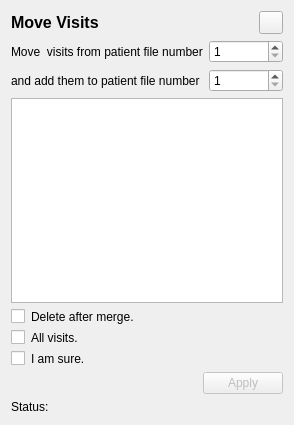
<?xml version="1.0" encoding="UTF-8"?>
<ui version="4.0">
 <class>MergeDlg</class>
 <widget class="QDialog" name="MergeDlg">
  <property name="geometry">
   <rect>
    <x>0</x>
    <y>0</y>
    <width>294</width>
    <height>425</height>
   </rect>
  </property>
  <property name="windowTitle">
   <string>Dialog</string>
  </property>
  <layout class="QGridLayout" name="gridLayout_2">
   <item row="0" column="0">
    <layout class="QHBoxLayout" name="horizontalLayout_4">
     <item>
      <widget class="QLabel" name="label_3">
       <property name="text">
        <string>&lt;html&gt;&lt;head/&gt;&lt;body&gt;&lt;p&gt;&lt;span style=&quot; font-size:12pt; font-weight:600;&quot;&gt;Move Visits&lt;/span&gt;&lt;/p&gt;&lt;/body&gt;&lt;/html&gt;</string>
       </property>
      </widget>
     </item>
     <item>
      <spacer name="horizontalSpacer_6">
       <property name="orientation">
        <enum>Qt::Horizontal</enum>
       </property>
       <property name="sizeHint" stdset="0">
        <size>
         <width>40</width>
         <height>20</height>
        </size>
       </property>
      </spacer>
     </item>
     <item>
      <widget class="QToolButton" name="closeButton">
       <property name="text">
        <string/>
       </property>
      </widget>
     </item>
    </layout>
   </item>
   <item row="1" column="0">
    <layout class="QGridLayout" name="gridLayout">
     <item row="0" column="0" colspan="2">
      <widget class="QLabel" name="label">
       <property name="text">
        <string>Move  visits from patient file number</string>
       </property>
      </widget>
     </item>
     <item row="0" column="2">
      <widget class="QSpinBox" name="fromID">
       <property name="minimum">
        <number>1</number>
       </property>
       <property name="maximum">
        <number>99999999</number>
       </property>
      </widget>
     </item>
     <item row="1" column="2">
      <widget class="QSpinBox" name="toID">
       <property name="minimum">
        <number>1</number>
       </property>
       <property name="maximum">
        <number>99999999</number>
       </property>
      </widget>
     </item>
     <item row="1" column="0" colspan="2">
      <widget class="QLabel" name="label_2">
       <property name="text">
        <string>and add them to patient file number </string>
       </property>
      </widget>
     </item>
    </layout>
   </item>
   <item row="2" column="0">
    <widget class="QListWidget" name="visits">
     <property name="editTriggers">
      <set>QAbstractItemView::NoEditTriggers</set>
     </property>
     <property name="alternatingRowColors">
      <bool>true</bool>
     </property>
     <property name="selectionMode">
      <enum>QAbstractItemView::MultiSelection</enum>
     </property>
     <property name="selectionBehavior">
      <enum>QAbstractItemView::SelectRows</enum>
     </property>
     <property name="selectionRectVisible">
      <bool>true</bool>
     </property>
    </widget>
   </item>
   <item row="3" column="0">
    <layout class="QHBoxLayout" name="horizontalLayout_6">
     <item>
      <widget class="Switch" name="cb_delorigin">
       <property name="sizePolicy">
        <sizepolicy hsizetype="Fixed" vsizetype="Fixed">
         <horstretch>0</horstretch>
         <verstretch>0</verstretch>
        </sizepolicy>
       </property>
       <property name="text">
        <string/>
       </property>
      </widget>
     </item>
     <item>
      <widget class="QLabel" name="label_5">
       <property name="text">
        <string>Delete after merge.</string>
       </property>
      </widget>
     </item>
    </layout>
   </item>
   <item row="4" column="0">
    <layout class="QHBoxLayout" name="horizontalLayout_3">
     <item>
      <widget class="Switch" name="cb_all">
       <property name="sizePolicy">
        <sizepolicy hsizetype="Fixed" vsizetype="Fixed">
         <horstretch>0</horstretch>
         <verstretch>0</verstretch>
        </sizepolicy>
       </property>
       <property name="text">
        <string/>
       </property>
       <property name="checked">
        <bool>false</bool>
       </property>
      </widget>
     </item>
     <item>
      <widget class="QLabel" name="mode">
       <property name="text">
        <string>All visits.</string>
       </property>
      </widget>
     </item>
    </layout>
   </item>
   <item row="5" column="0">
    <layout class="QHBoxLayout" name="horizontalLayout_5">
     <item>
      <widget class="Switch" name="cbAccept">
       <property name="sizePolicy">
        <sizepolicy hsizetype="Fixed" vsizetype="Fixed">
         <horstretch>0</horstretch>
         <verstretch>0</verstretch>
        </sizepolicy>
       </property>
       <property name="text">
        <string/>
       </property>
      </widget>
     </item>
     <item>
      <widget class="QLabel" name="label_4">
       <property name="text">
        <string>I am sure.</string>
       </property>
      </widget>
     </item>
    </layout>
   </item>
   <item row="6" column="0">
    <layout class="QHBoxLayout" name="horizontalLayout">
     <item>
      <spacer name="horizontalSpacer">
       <property name="orientation">
        <enum>Qt::Horizontal</enum>
       </property>
       <property name="sizeHint" stdset="0">
        <size>
         <width>40</width>
         <height>20</height>
        </size>
       </property>
      </spacer>
     </item>
     <item>
      <widget class="QPushButton" name="btnApply">
       <property name="enabled">
        <bool>false</bool>
       </property>
       <property name="text">
        <string>Apply</string>
       </property>
      </widget>
     </item>
    </layout>
   </item>
   <item row="7" column="0">
    <layout class="QHBoxLayout" name="horizontalLayout_7">
     <item>
      <widget class="QLabel" name="label_6">
       <property name="sizePolicy">
        <sizepolicy hsizetype="Fixed" vsizetype="Preferred">
         <horstretch>0</horstretch>
         <verstretch>0</verstretch>
        </sizepolicy>
       </property>
       <property name="text">
        <string>Status:</string>
       </property>
      </widget>
     </item>
     <item>
      <widget class="QLabel" name="status">
       <property name="text">
        <string/>
       </property>
      </widget>
     </item>
    </layout>
   </item>
  </layout>
 </widget>
 <customwidgets>
  <customwidget>
   <class>Switch</class>
   <extends>QCheckBox</extends>
   <header>switch.h</header>
  </customwidget>
 </customwidgets>
 <resources/>
 <connections/>
</ui>
